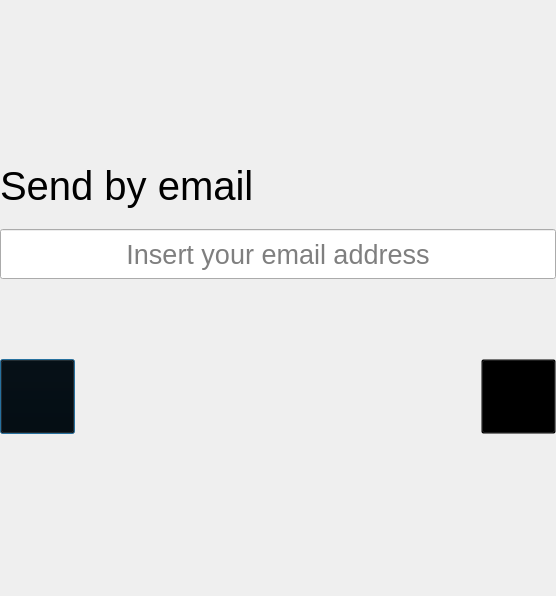
<?xml version="1.0" encoding="UTF-8"?>
<ui version="4.0">
 <class>MailManager</class>
 <widget class="QDialog" name="MailManager">
  <property name="geometry">
   <rect>
    <x>0</x>
    <y>0</y>
    <width>556</width>
    <height>596</height>
   </rect>
  </property>
  <property name="windowTitle">
   <string>Send by email</string>
  </property>
  <layout class="QVBoxLayout" name="verticalLayout">
   <property name="spacing">
    <number>20</number>
   </property>
   <property name="leftMargin">
    <number>0</number>
   </property>
   <property name="topMargin">
    <number>0</number>
   </property>
   <property name="rightMargin">
    <number>0</number>
   </property>
   <property name="bottomMargin">
    <number>0</number>
   </property>
   <item>
    <spacer name="verticalSpacer_2">
     <property name="orientation">
      <enum>Qt::Vertical</enum>
     </property>
     <property name="sizeHint" stdset="0">
      <size>
       <width>20</width>
       <height>40</height>
      </size>
     </property>
    </spacer>
   </item>
   <item>
    <widget class="QLabel" name="label">
     <property name="styleSheet">
      <string notr="true">font-size: 30pt;</string>
     </property>
     <property name="text">
      <string>Send by email</string>
     </property>
    </widget>
   </item>
   <item>
    <widget class="QLineEdit" name="email">
     <property name="minimumSize">
      <size>
       <width>0</width>
       <height>50</height>
      </size>
     </property>
     <property name="maximumSize">
      <size>
       <width>16777215</width>
       <height>50</height>
      </size>
     </property>
     <property name="styleSheet">
      <string notr="true">font-size: 20pt;</string>
     </property>
     <property name="inputMask">
      <string/>
     </property>
     <property name="alignment">
      <set>Qt::AlignCenter</set>
     </property>
     <property name="placeholderText">
      <string>Insert your email address</string>
     </property>
    </widget>
   </item>
   <item>
    <widget class="Keyboard" name="keyboard" native="true">
     <property name="minimumSize">
      <size>
       <width>0</width>
       <height>40</height>
      </size>
     </property>
    </widget>
   </item>
   <item>
    <widget class="QWidget" name="widget" native="true">
     <property name="maximumSize">
      <size>
       <width>16777215</width>
       <height>75</height>
      </size>
     </property>
     <layout class="QHBoxLayout" name="horizontalLayout">
      <property name="leftMargin">
       <number>0</number>
      </property>
      <property name="topMargin">
       <number>0</number>
      </property>
      <property name="rightMargin">
       <number>0</number>
      </property>
      <property name="bottomMargin">
       <number>0</number>
      </property>
      <item>
       <widget class="QPushButton" name="cancelButton">
        <property name="minimumSize">
         <size>
          <width>75</width>
          <height>75</height>
         </size>
        </property>
        <property name="maximumSize">
         <size>
          <width>75</width>
          <height>75</height>
         </size>
        </property>
        <property name="styleSheet">
         <string notr="true">background-color: rgba(0,0,0,0);
</string>
        </property>
        <property name="text">
         <string/>
        </property>
        <property name="icon">
         <iconset resource="../resource/icons.qrc">
          <normaloff>:/icons/cancel</normaloff>:/icons/cancel</iconset>
        </property>
        <property name="iconSize">
         <size>
          <width>65</width>
          <height>65</height>
         </size>
        </property>
       </widget>
      </item>
      <item>
       <spacer name="horizontalSpacer">
        <property name="orientation">
         <enum>Qt::Horizontal</enum>
        </property>
        <property name="sizeHint" stdset="0">
         <size>
          <width>40</width>
          <height>20</height>
         </size>
        </property>
       </spacer>
      </item>
      <item>
       <widget class="QPushButton" name="sendMailButton">
        <property name="minimumSize">
         <size>
          <width>75</width>
          <height>75</height>
         </size>
        </property>
        <property name="maximumSize">
         <size>
          <width>75</width>
          <height>75</height>
         </size>
        </property>
        <property name="styleSheet">
         <string notr="true">background-color: rgba(0,0,0,0);
</string>
        </property>
        <property name="text">
         <string/>
        </property>
        <property name="icon">
         <iconset resource="../resource/icons.qrc">
          <normaloff>:/icons/ok</normaloff>:/icons/ok</iconset>
        </property>
        <property name="iconSize">
         <size>
          <width>65</width>
          <height>65</height>
         </size>
        </property>
       </widget>
      </item>
     </layout>
    </widget>
   </item>
   <item>
    <spacer name="verticalSpacer">
     <property name="orientation">
      <enum>Qt::Vertical</enum>
     </property>
     <property name="sizeHint" stdset="0">
      <size>
       <width>20</width>
       <height>40</height>
      </size>
     </property>
    </spacer>
   </item>
  </layout>
 </widget>
 <customwidgets>
  <customwidget>
   <class>Keyboard</class>
   <extends>QWidget</extends>
   <header>keyboard.hpp</header>
   <container>1</container>
  </customwidget>
 </customwidgets>
 <resources>
  <include location="../resource/icons.qrc"/>
 </resources>
 <connections>
  <connection>
   <sender>sendMailButton</sender>
   <signal>clicked()</signal>
   <receiver>MailManager</receiver>
   <slot>sendMail()</slot>
   <hints>
    <hint type="sourcelabel">
     <x>277</x>
     <y>154</y>
    </hint>
    <hint type="destinationlabel">
     <x>277</x>
     <y>129</y>
    </hint>
   </hints>
  </connection>
  <connection>
   <sender>cancelButton</sender>
   <signal>clicked()</signal>
   <receiver>MailManager</receiver>
   <slot>reject()</slot>
   <hints>
    <hint type="sourcelabel">
     <x>433</x>
     <y>219</y>
    </hint>
    <hint type="destinationlabel">
     <x>277</x>
     <y>129</y>
    </hint>
   </hints>
  </connection>
 </connections>
</ui>
